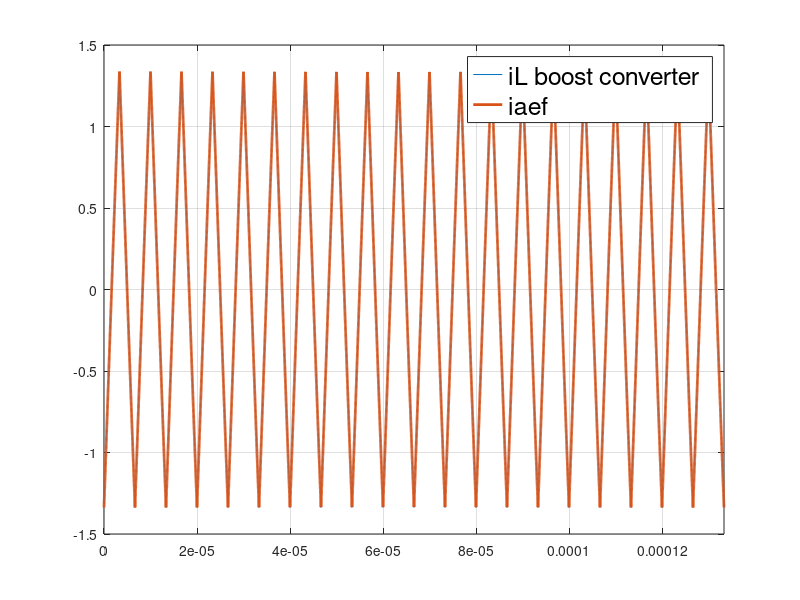
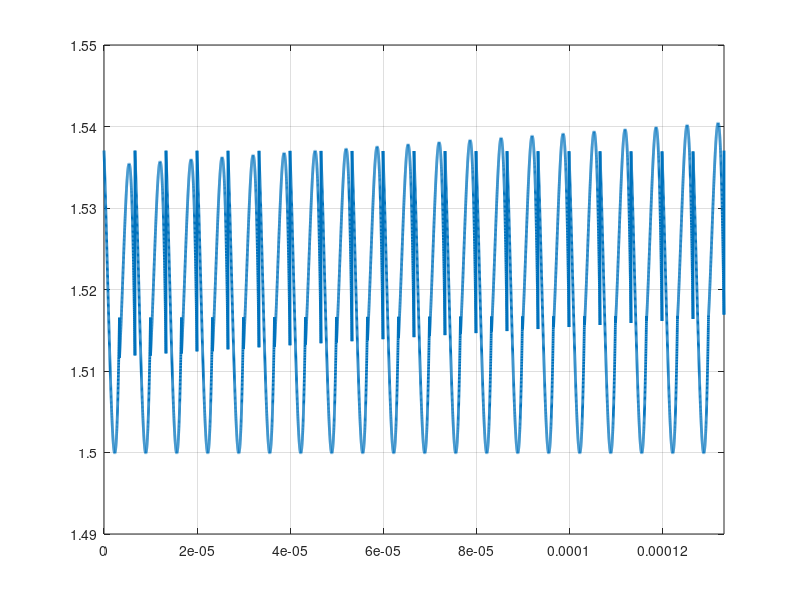
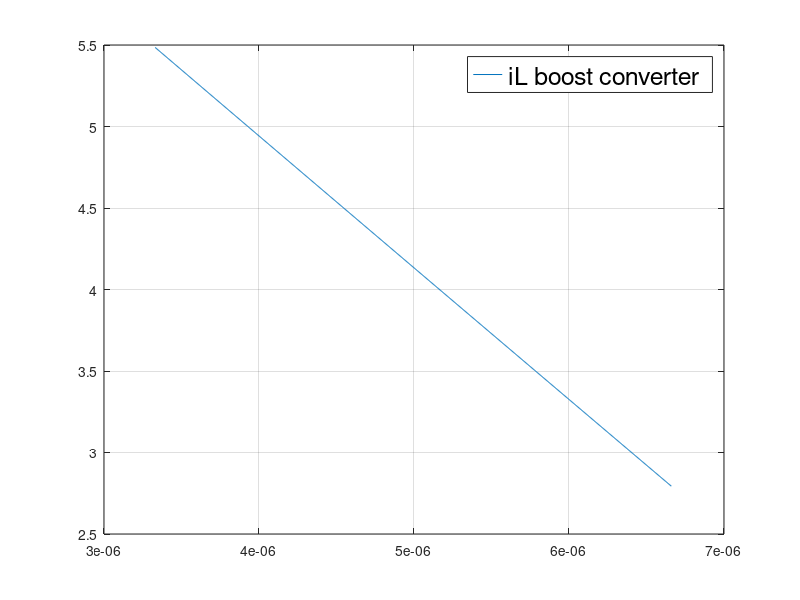

Write the MATLAB code that produced these figures, in order.
clc
clear all

format long
Tsw=6.66e-6; % This frequency is 150kHz
fsw=1/Tsw;
cycle = 20;
%Tsw = 1e-6; % 1MHz
sample = 1000;
t=linspace(0,cycle*Tsw,sample*cycle);

Lo=250e-6;
Ro=0.5;
Vs=200;
Vo=400;
Io=0.2;
D=0.5;
iL_boost = [];
for k=1:numel(t)
    if (mod(t(k),Tsw) <= D*Tsw)
        iL_boost=[iL_boost (Io*exp(-Ro*mod(t(k),Tsw)/Lo) + (Vs/Ro)*(1-exp(-Ro*mod(t(k),Tsw)/Lo)))];
        Io_save=iL_boost(k);
    elseif (mod(t(k),Tsw) < (Tsw))
        iL_boost=[iL_boost (Io_save*exp(-Ro*(mod(t(k),Tsw)-D*Tsw)/Lo) + ((Vs-Vo)/Ro)*(1-exp(-Ro*(mod(t(k),Tsw)-D*Tsw)/Lo)))];
    end  
end
max_iL_boost=max(iL_boost);
min_iL_boost=min(iL_boost);
dc_iL_boost=(max_iL_boost+min_iL_boost)/2; % dc value of dc-dc boost converter

% Currents for AEF filter
Lf= 4.7e-6;
Cf= 10e-6;
Rf=0.1;
wo=1/(Lf*Cf)^0.5;
alpha=Rf/(2*Lf);
damping_factor = alpha/wo;
wd=wo*(1-damping_factor^2)^0.5;

%i_aef = exp(-alpha*t)*(B1*cos(wd*t) + B2*sin(wd*t))
B1 = max_iL_boost-dc_iL_boost;
B2 = ((min_iL_boost-dc_iL_boost)/ exp(-alpha*D*Tsw)-B1*cos(wd*D*Tsw))/sin(wd*D*Tsw);

iL_aef = [];
for k=1:numel(t)
    if (mod(t(k),Tsw) <= D*Tsw)
        iL_aef=[iL_aef (exp(-alpha*mod(t(k),Tsw))*(B1*cos(wd*mod(t(k),Tsw)) + B2*sin(wd*mod(t(k),Tsw))))];
    elseif (mod(t(k),Tsw) < Tsw)
        iL_aef=[iL_aef (exp(-alpha*(mod(t(k),Tsw)-D*Tsw))*(-B1*cos(wd*(mod(t(k),Tsw)-D*Tsw)) + -B2*sin(wd*(mod(t(k),Tsw)-D*Tsw))))];
    end  
end

figure('Name','Plot IL_bst vs. IL_aef');
% current from dc source
i_diff = iL_boost+iL_aef;
%i1(1:end-1)=i1(2:end);
%plot(t(sample*1:end),iL_boost(sample*1:end),t(sample*1:end),iL_boost(sample*1:end)-dc_iL_boost,'LineWidth',1.5);
%plot(t(sample*1:end),iL_boost(sample*1:end),t(sample*1:end),iL_boost(sample*1:end)-dc_iL_boost,t(sample*1:end),iL_aef(sample*1:end),t(sample*1:end),i_diff(sample*1:end),'LineWidth',2);
plot(t(1:end),iL_boost(1:end)-dc_iL_boost,t(1:end),-iL_aef(1:end),'LineWidth',2);
xlim([0*Tsw cycle*Tsw]);
grid on
legend('iL boost converter','iaef','FontSize',18);

figure('Name','Source current Is');
plot(t(1:end),i_diff(1:end),'LineWidth',2);
xlim([0*Tsw cycle*Tsw]);
grid on

Ts = mean(diff(t)); % sampling interval
Fs = 1/Ts;
Fn = Fs/2;
N = length(t);
y = fft(i_diff-mean(i_diff))/N;
Fv = linspace(0, 1, fix(N/2)+1)*Fn;                 % Frequency Vector
Iv = 1:length(Fv);                                  % Index Vector
figure();
semilogx(Fv, mag2db(abs(y(Iv))));
grid on
title('Fourier Transform Of Original Signal ‘X’')
xlabel('Frequency (Hz)')
ylabel('Amplitude')
xlim([100e3 10e6]);

%%
i1=Io.*exp(-Ro.*t/Lo) + (Vs/Ro).*(1-exp(-Ro.*t/Lo));
t=linspace(0,Tsw/2,1000);
i2=i1(1000).*exp(-Ro.*t/Lo) + ((Vs-Vo)/Ro).*(1-exp(-Ro.*t/Lo));
t=linspace(Tsw/2,Tsw,1000);
plot(t,i2)
legend('iL boost converter','iL','FontSize',18);
grid on
i1_=Io+ Vs/Lo.*t;
%P1(2:end-1) = 2*P1(2:end-1);



